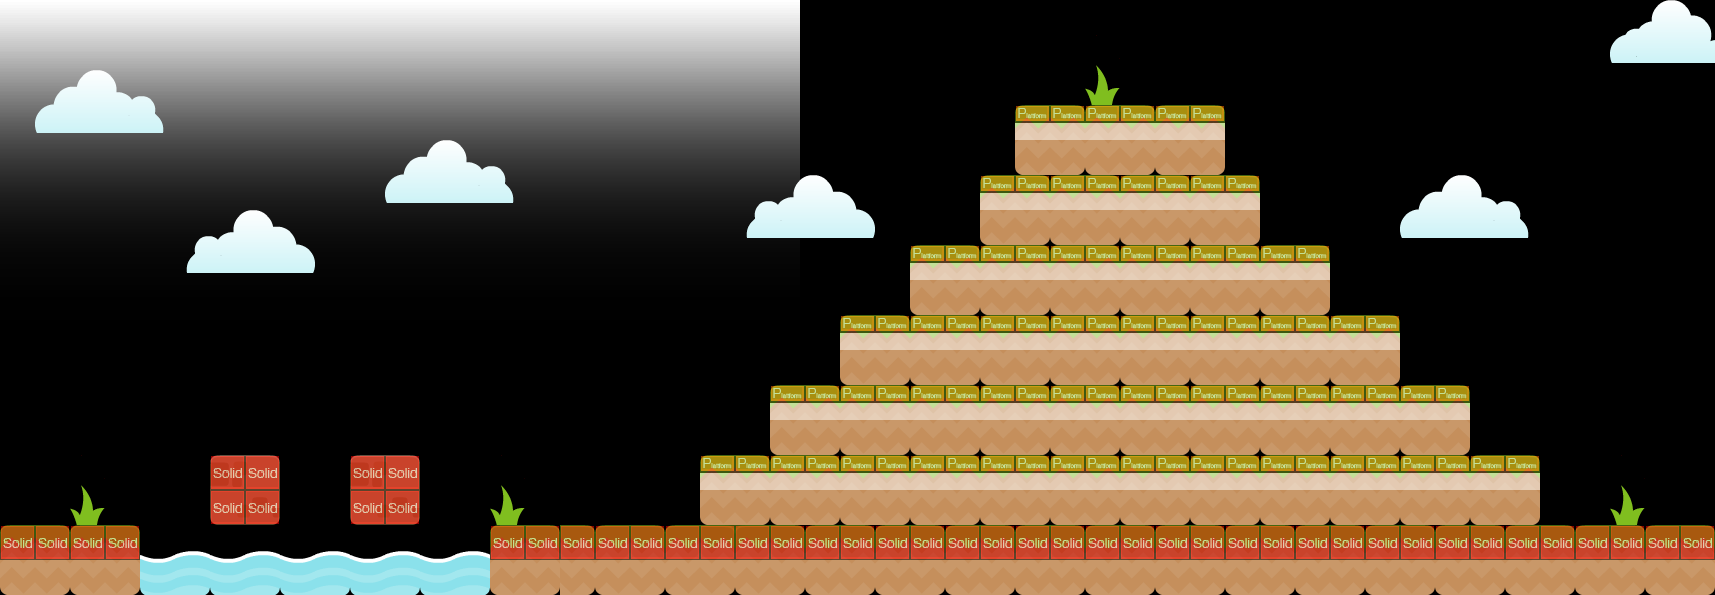

This game map was drawn from its Tiled (.tmx) file and the tilesets committed beside it. A one-line description and the trimmed map source follow:
An orthogonal 49x17 tile map with 35x35 px tiles, 3 tile layers (back layer, front layer, collision), 2 tilesets, 1 image layer and 24 objects (12x enemy, 6x SlimeEntity, 2x me.ObjectEntity, 2x FlyEntity, mainPlayer, ...).

<map version="1.0" orientation="orthogonal" width="49" height="17" tilewidth="35" tileheight="35">
 <properties>
  <property name="backgroundcolor" value="#aa55ff" />
 </properties>
 <tileset firstgid="1" name="tileset" tilewidth="35" tileheight="35">
  <image source="../img/tileset.png" width="512" height="512" />
 </tileset>
 <tileset firstgid="197" name="metatiles35x35" tilewidth="35" tileheight="35">
  <image source="../img/metatiles35x35.png" width="210" height="35" />
  <tile id="0">
   <properties>
    <property name="type" value="solid" />
   </properties>
  </tile>
  <tile id="1">
   <properties>
    <property name="type" value="platform" />
   </properties>
  </tile>
  <tile id="2">
   <properties>
    <property name="type" value="lslope" />
   </properties>
  </tile>
  <tile id="3">
   <properties>
    <property name="type" value="rslope" />
   </properties>
  </tile>
  <tile id="4">
   <properties>
    <property name="type" value="ladder" />
   </properties>
  </tile>
  <tile id="5">
   <properties>
    <property name="type" value="breakable" />
   </properties>
  </tile>
 </tileset>
 <imagelayer name="gradient_background" width="49" height="17">
  <image source="../img/background.png" />
 </imagelayer>
 <layer name="back layer" width="49" height="17">
  <data>[833 cells, 234 non-empty, 26 distinct tile ids]</data>
 </layer>
 <objectgroup color="#55ff00" name="player" width="49" height="17">
  <object name="mainPlayer" x="0" y="385" width="70" height="70">
   <properties>
    <property name="spriteheight" value="98" />
    <property name="spritewidth" value="72" />
   </properties>
  </object>
  <object name="me.ObjectEntity" gid="20" x="1050" y="455">
   <properties>
    <property name="collidable" value="true" />
    <property name="type" value="spikeObject" />
   </properties>
  </object>
  <object name="me.ObjectEntity" gid="19" x="1015" y="455">
   <properties>
    <property name="collidable" value="true" />
    <property name="type" value="spikeObject" />
   </properties>
  </object>
  <object name="me.LevelEntity" x="1680" y="0" width="35" height="525">
   <properties>
    <property name="duration" value="150" />
    <property name="fade" value="#fff" />
    <property name="to" value="map1" />
   </properties>
  </object>
 </objectgroup>
 <objectgroup color="#ff0000" name="slimes" width="49" height="17">
  <object name="SlimeEntity" x="700" y="420" width="840" height="35">
   <properties>
    <property name="spriteheight" value="35" />
    <property name="spritewidth" value="55" />
   </properties>
  </object>
  <object name="SlimeEntity" x="490" y="490" width="210" height="35">
   <properties>
    <property name="spriteheight" value="35" />
    <property name="spritewidth" value="55" />
   </properties>
  </object>
  <object name="SlimeEntity" x="770" y="350" width="700" height="35">
   <properties>
    <property name="spriteheight" value="35" />
    <property name="spritewidth" value="55" />
   </properties>
  </object>
  <object name="SlimeEntity" x="840" y="280" width="560" height="35">
   <properties>
    <property name="spriteheight" value="35" />
    <property name="spritewidth" value="55" />
   </properties>
  </object>
  <object name="SlimeEntity" x="910" y="210" width="420" height="35">
   <properties>
    <property name="spriteheight" value="35" />
    <property name="spritewidth" value="55" />
   </properties>
  </object>
  <object name="SlimeEntity" x="980" y="140" width="280" height="35">
   <properties>
    <property name="spriteheight" value="35" />
    <property name="spritewidth" value="55" />
   </properties>
  </object>
 </objectgroup>
 <objectgroup color="#ffff00" name="coins" width="49" height="17">
  <object name="CoinEntity" type="enemy" x="315" y="315" width="35" height="35" />
  <object name="CoinEntity" type="enemy" x="280" y="315" width="35" height="35" />
  <object name="CoinEntity" type="enemy" x="1015" y="70" width="35" height="35" />
  <object name="CoinEntity" type="enemy" x="1050" y="70" width="35" height="35" />
  <object name="CoinEntity" type="enemy" x="1085" y="70" width="35" height="35" />
  <object name="CoinEntity" type="enemy" x="1120" y="70" width="35" height="35" />
  <object name="CoinEntity" type="enemy" x="1155" y="70" width="35" height="35" />
  <object name="CoinEntity" type="enemy" x="1190" y="70" width="35" height="35" />
  <object name="CoinEntity" type="enemy" x="1050" y="210" width="35" height="35" />
  <object name="CoinEntity" type="enemy" x="1190" y="280" width="35" height="35" />
  <object name="CoinEntity" type="enemy" x="1085" y="420" width="35" height="35" />
  <object name="CoinEntity" type="enemy" x="1540" y="490" width="35" height="35" />
 </objectgroup>
 <layer name="front layer" width="49" height="17">
  <data>[833 cells, 115 non-empty, 15 distinct tile ids]</data>
 </layer>
 <objectgroup color="#ff0000" name="flies" width="49" height="17">
  <object name="FlyEntity" x="210" y="385" width="210" height="35">
   <properties>
    <property name="animationspeed" value="12" />
    <property name="gravity" value="0" />
    <property name="spriteheight" value="35" />
    <property name="spritewidth" value="70" />
    <property name="velX" value="2" />
   </properties>
  </object>
  <object name="FlyEntity" x="875" y="0" width="525" height="35">
   <properties>
    <property name="animationspeed" value="12" />
    <property name="gravity" value="0" />
    <property name="spriteheight" value="35" />
    <property name="spritewidth" value="70" />
    <property name="velX" value="2" />
   </properties>
  </object>
 </objectgroup>
 <layer name="collision" width="49" height="17" opacity="0.53">
  <data>[833 cells, 133 non-empty, 2 distinct tile ids]</data>
 </layer>
</map>
